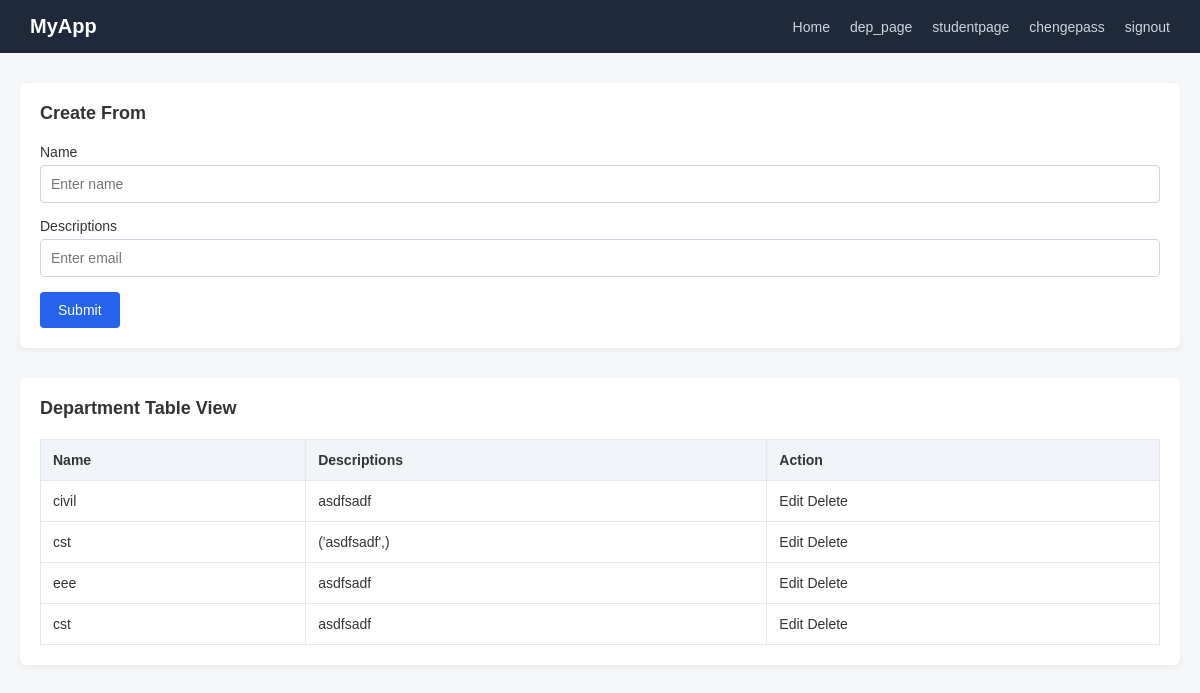
Page /dep_page/ on the committed database.
### myapp/models.py (models this page shows, shortened)
class DepartModel(models.Model):
    name=models.CharField(null=True)
    description=models.TextField(max_length=200,null=True)

### myapp/views.py (the view, shortened to what this page needs)
# urls.py: path('dep_page/',dep_page,name='dep_page'),
def dep_page(r):
    d_data=DepartModel.objects.all()
    context={
        'data':d_data
    }
    return render (r,'dep_page.html',context)

### templates/dep_page.html (shortened to what this page needs)
{% extends 'home.html' %}
{% block body %}
    <div class="container">
        <div class="card">
            <h2>Create From</h2>
            <form method="POST">
                <div class="form-group">
                    <label>Name</label>
                    <input type="text" name="name" placeholder="Enter name">
                </div>
                <div class="form-group">
                    <label>Descriptions</label>
                    <input type="text" name="description" placeholder="Enter email">
                </div>
                <button class="btn btn-primary">Submit</button>
            </form>
        </div>
        <div class="card">
            <h2>Department Table View</h2>
            <table>
                <thead>
                    <tr>
                        <th>Name</th>
                        <th>Descriptions</th>
                        <th>Action</th>
                    </tr>
                </thead>
                <tbody>
                    {% for i in data %}
                    <tr>
                        <td>{{i.name}}</td>
                        <td>{{i.description}}</td>
                        <td>
                            <a href="{% url 'dep_edit' i.id %}">Edit</a>
                            <a href="{% url 'dep_delete' i.id %}">Delete</a>
                        </td>
                    </tr>
                    {% endfor %}
                </tbody>
            </table>
        </div>
{% endblock body %}

### templates/home.html (style rules this page uses)
* { margin: 0; padding: 0; box-sizing: border-box; font-family: Arial, Helvetica, sans-serif; }
body { background: #f4f6f8; color: #333; }
a { text-decoration: none; color: inherit; }
.container { max-width: 1200px; margin: 30px auto; padding: 0 20px; }
.card { background: #fff; padding: 20px; border-radius: 6px; box-shadow: 0 2px 6px rgba(0, 0, 0, 0.05); margin-bottom: 30px; }
.card h2 { margin-bottom: 20px; font-size: 18px; }
.form-group { margin-bottom: 15px; }
.form-group label { display: block; margin-bottom: 5px; font-size: 14px; }
.form-group input, .form-group select, .form-group textarea { width: 100%; padding: 10px; border: 1px solid #cbd5e1; border-radius: 4px; font-size: 14px; }
.btn { padding: 10px 18px; border: none; border-radius: 4px; cursor: pointer; font-size: 14px; }
.btn-primary { background: #2563eb; color: #fff; }
table { width: 100%; border-collapse: collapse; }
table thead { background: #f1f5f9; }
table th, table td { padding: 12px; border: 1px solid #e5e7eb; text-align: left; font-size: 14px; }
table th { font-weight: 600; }

### rows in the picture
DepartModel: name "civil", description "asdfsadf"
DepartModel: name "cst", description "('asdfsadf',)"
DepartModel: name "eee", description "asdfsadf"
DepartModel: name "cst", description "asdfsadf"
